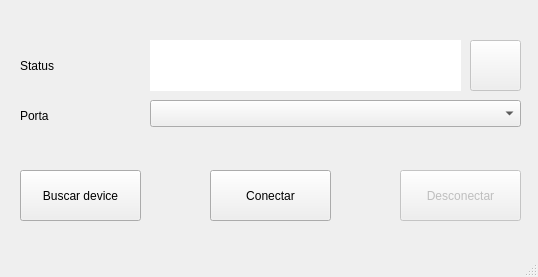
<?xml version="1.0" encoding="UTF-8"?>
<ui version="4.0">
 <class>MainWindow</class>
 <widget class="QMainWindow" name="MainWindow">
  <property name="enabled">
   <bool>true</bool>
  </property>
  <property name="geometry">
   <rect>
    <x>0</x>
    <y>0</y>
    <width>538</width>
    <height>277</height>
   </rect>
  </property>
  <property name="maximumSize">
   <size>
    <width>538</width>
    <height>277</height>
   </size>
  </property>
  <property name="windowTitle">
   <string>Busca device</string>
  </property>
  <widget class="QWidget" name="centralwidget">
   <widget class="QPushButton" name="searchDevice">
    <property name="geometry">
     <rect>
      <x>20</x>
      <y>170</y>
      <width>121</width>
      <height>51</height>
     </rect>
    </property>
    <property name="text">
     <string>Buscar device</string>
    </property>
   </widget>
   <widget class="QLabel" name="label">
    <property name="geometry">
     <rect>
      <x>20</x>
      <y>105</y>
      <width>121</width>
      <height>21</height>
     </rect>
    </property>
    <property name="text">
     <string>Porta</string>
    </property>
   </widget>
   <widget class="QPushButton" name="connectPort">
    <property name="enabled">
     <bool>true</bool>
    </property>
    <property name="geometry">
     <rect>
      <x>210</x>
      <y>170</y>
      <width>121</width>
      <height>51</height>
     </rect>
    </property>
    <property name="text">
     <string>Conectar</string>
    </property>
   </widget>
   <widget class="QLabel" name="label_2">
    <property name="geometry">
     <rect>
      <x>20</x>
      <y>40</y>
      <width>121</width>
      <height>51</height>
     </rect>
    </property>
    <property name="text">
     <string>Status</string>
    </property>
   </widget>
   <widget class="QPushButton" name="disconnectPort">
    <property name="enabled">
     <bool>false</bool>
    </property>
    <property name="geometry">
     <rect>
      <x>400</x>
      <y>170</y>
      <width>121</width>
      <height>51</height>
     </rect>
    </property>
    <property name="text">
     <string>Desconectar</string>
    </property>
    <property name="checkable">
     <bool>false</bool>
    </property>
    <property name="default">
     <bool>false</bool>
    </property>
   </widget>
   <widget class="QComboBox" name="showMessage">
    <property name="geometry">
     <rect>
      <x>150</x>
      <y>100</y>
      <width>371</width>
      <height>27</height>
     </rect>
    </property>
   </widget>
   <widget class="QLineEdit" name="statusConnection">
    <property name="enabled">
     <bool>true</bool>
    </property>
    <property name="geometry">
     <rect>
      <x>150</x>
      <y>40</y>
      <width>311</width>
      <height>51</height>
     </rect>
    </property>
    <property name="mouseTracking">
     <bool>false</bool>
    </property>
    <property name="frame">
     <bool>false</bool>
    </property>
    <property name="placeholderText">
     <string/>
    </property>
   </widget>
   <widget class="QPushButton" name="pushButton_4">
    <property name="enabled">
     <bool>false</bool>
    </property>
    <property name="geometry">
     <rect>
      <x>470</x>
      <y>40</y>
      <width>51</width>
      <height>51</height>
     </rect>
    </property>
    <property name="text">
     <string/>
    </property>
   </widget>
  </widget>
  <widget class="QMenuBar" name="menubar">
   <property name="geometry">
    <rect>
     <x>0</x>
     <y>0</y>
     <width>538</width>
     <height>24</height>
    </rect>
   </property>
  </widget>
  <widget class="QStatusBar" name="statusbar"/>
 </widget>
 <resources/>
 <connections/>
</ui>
